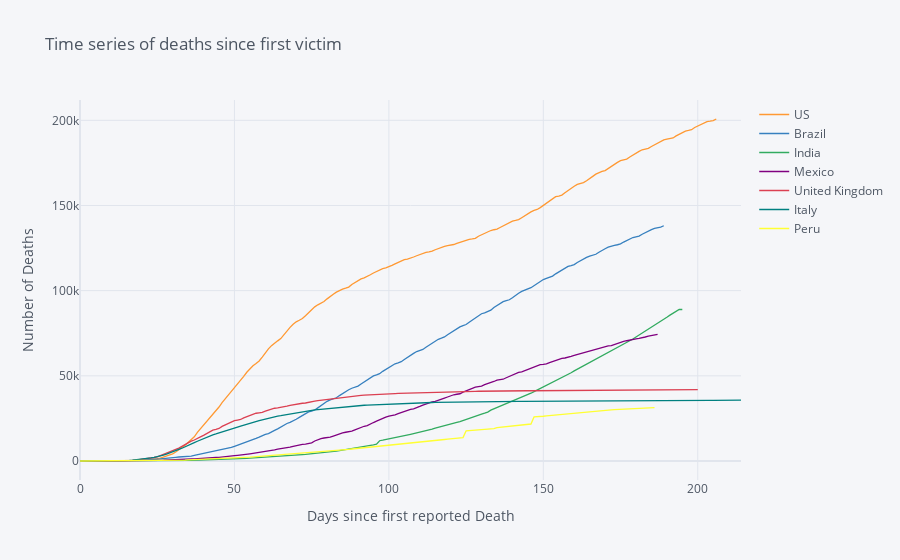

Notebook source saved alongside this figure:
### Markdown cell above
## 3.3 Time series plot of Deaths since day of first victim

As you can see, China managed to flatten the curve while in Italy and Spain the number of victims really exploded after 15-20 days after the first casualty. In addition, although more "delayed", the trend is also looking bad for countries such as France, the UK, and especially the US.

### Code cell
ts_country = ts_country.transpose()

df1 = ts_country.iloc[:,0].to_frame()
df1 = df1[df1.iloc[:,0] !=0].reset_index(drop=True)

for i in range(1,ts_country.shape[1]):
    df = ts_country.iloc[:,i].to_frame()
    df = df[df.iloc[:,0] !=0].reset_index(drop=True)
    df1 = pd.concat([df1, df], join='outer', axis=1)

    
df1.iplot(title = 'Time series of deaths since first victim', xTitle = 'Days since first reported Death', yTitle = 'Number of Deaths')

### Figure 1 — Plotly figure (JSON) as saved in the notebook; plotly's stock layout.template omitted (floating-point values rounded to 4 significant figures; data arrays with more than 128 entries replaced by an {"elided": "..."} marker saying what was removed)
{"data": [{"line": {"color": "rgba(255, 153, 51, 1.0)", "dash": "solid", "shape": "linear", "width": 1.3}, "mode": "lines", "name": "US", "text": "", "type": "scatter", "x": {"elided": "215 int values"}, "y": {"elided": "215 mixed values"}}, {"line": {"color": "rgba(55, 128, 191, 1.0)", "dash": "solid", "shape": "linear", "width": 1.3}, "mode": "lines", "name": "Brazil", "text": "", "type": "scatter", "x": {"elided": "215 int values"}, "y": {"elided": "215 mixed values"}}, {"line": {"color": "rgba(50, 171, 96, 1.0)", "dash": "solid", "shape": "linear", "width": 1.3}, "mode": "lines", "name": "India", "text": "", "type": "scatter", "x": {"elided": "215 int values"}, "y": {"elided": "215 mixed values"}}, {"line": {"color": "rgba(128, 0, 128, 1.0)", "dash": "solid", "shape": "linear", "width": 1.3}, "mode": "lines", "name": "Mexico", "text": "", "type": "scatter", "x": {"elided": "215 int values"}, "y": {"elided": "215 mixed values"}}, {"line": {"color": "rgba(219, 64, 82, 1.0)", "dash": "solid", "shape": "linear", "width": 1.3}, "mode": "lines", "name": "United Kingdom", "text": "", "type": "scatter", "x": {"elided": "215 int values"}, "y": {"elided": "215 mixed values"}}, {"line": {"color": "rgba(0, 128, 128, 1.0)", "dash": "solid", "shape": "linear", "width": 1.3}, "mode": "lines", "name": "Italy", "text": "", "type": "scatter", "x": {"elided": "215 int values"}, "y": {"elided": "215 int values"}}, {"line": {"color": "rgba(255, 255, 51, 1.0)", "dash": "solid", "shape": "linear", "width": 1.3}, "mode": "lines", "name": "Peru", "text": "", "type": "scatter", "x": {"elided": "215 int values"}, "y": {"elided": "215 mixed values"}}], "layout": {"legend": {"bgcolor": "#F5F6F9", "font": {"color": "#4D5663"}}, "paper_bgcolor": "#F5F6F9", "plot_bgcolor": "#F5F6F9", "title": {"font": {"color": "#4D5663"}, "text": "Time series of deaths since first victim"}, "xaxis": {"gridcolor": "#E1E5ED", "showgrid": true, "tickfont": {"color": "#4D5663"}, "title": {"font": {"color": "#4D5663"}, "text": "Days since first reported Death"}, "zerolinecolor": "#E1E5ED"}, "yaxis": {"gridcolor": "#E1E5ED", "showgrid": true, "tickfont": {"color": "#4D5663"}, "title": {"font": {"color": "#4D5663"}, "text": "Number of Deaths"}, "zerolinecolor": "#E1E5ED"}}}
